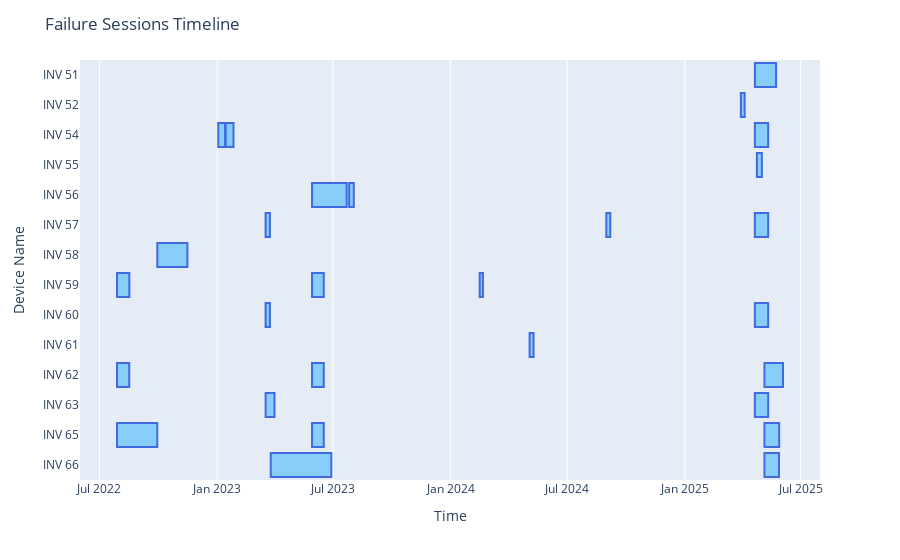

Notebook code for this chart:
### Code cell
import plotly.express as px
import pandas as pd

fig = px.timeline(failure_sessions, x_start="start_time", x_end="end_time", y="device_name")
fig.update_yaxes(autorange="reversed") # otherwise tasks are listed from the bottom up
fig.update_layout(title='Failure Sessions Timeline', xaxis_title='Time', yaxis_title='Device Name')
fig.update_traces(marker=dict(color='LightSkyBlue', line=dict(color='RoyalBlue', width=2)))
fig.update_layout(showlegend=False)
fig.show()

### Figure 1 — Plotly figure (JSON) as saved in the notebook; plotly's stock layout.template omitted (floating-point values rounded to 4 significant figures)
{"data": [{"alignmentgroup": "True", "base": ["2025-04-20T13:35:00", "2025-03-29T13:55:00", "2023-01-02T16:40:00", "2023-01-14T07:45:00", "2025-04-20T11:20:00", "2025-04-23T14:35:00", "2023-05-29T05:40:00", "2023-07-26T06:55:00", "2023-03-17T17:10:00", "2024-08-31T06:30:00", "2025-04-20T10:35:00", "2022-09-29T09:30:00", "2022-07-28T09:55:00", "2023-05-29T05:40:00", "2024-02-15T08:10:00", "2023-03-17T17:10:00", "2025-04-20T11:20:00", "2024-05-03T09:00:00", "2022-07-28T10:05:00", "2023-05-29T05:40:00", "2025-05-05T10:25:00", "2023-03-17T17:10:00", "2025-04-20T10:35:00", "2022-07-28T10:05:00", "2023-05-29T05:40:00", "2025-05-05T10:25:00", "2023-03-25T17:20:00", "2025-05-05T10:25:00"], "hovertemplate": "start_time=%{base}<br>end_time=%{x}<br>device_name=%{y}<extra></extra>", "legendgroup": "", "marker": {"color": "LightSkyBlue", "line": {"color": "RoyalBlue", "width": 2}, "pattern": {"shape": ""}}, "name": "", "offsetgroup": "", "orientation": "h", "showlegend": false, "textposition": "auto", "type": "bar", "x": [2856300000, 513300000, 931200000, 1055400000, 1798500000, 671400000, 4681200000, 626700000, 582900000, 535200000, 1801200000, 4071300000, 1667100000, 1585500000, 439800000, 581100000, 1798500000, 532200000, 1651800000, 1586700000, 2507700000, 1196700000, 1802400000, 5436900000, 1586700000, 1993500000, 8181900000, 1970700000], "xaxis": "x", "y": ["INV 51", "INV 52", "INV 54", "INV 54", "INV 54", "INV 55", "INV 56", "INV 56", "INV 57", "INV 57", "INV 57", "INV 58", "INV 59", "INV 59", "INV 59", "INV 60", "INV 60", "INV 61", "INV 62", "INV 62", "INV 62", "INV 63", "INV 63", "INV 65", "INV 65", "INV 65", "INV 66", "INV 66"], "yaxis": "y"}], "layout": {"barmode": "overlay", "legend": {"tracegroupgap": 0}, "margin": {"t": 60}, "showlegend": false, "title": {"text": "Failure Sessions Timeline"}, "xaxis": {"anchor": "y", "domain": [0, 1], "title": {"text": "Time"}, "type": "date"}, "yaxis": {"anchor": "x", "autorange": "reversed", "domain": [0, 1], "title": {"text": "Device Name"}}}}
